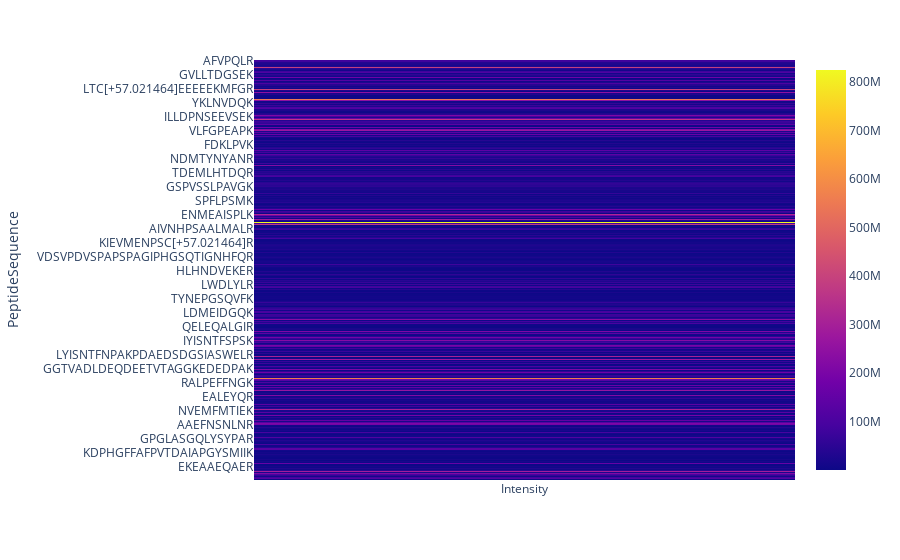

Notebook code cell kept with this figure:
### Code cell
fig.show()

### Figure 1 — Plotly figure (JSON) as saved in the notebook; plotly's stock layout.template omitted (floating-point values rounded to 4 significant figures; data arrays with more than 128 entries replaced by an {"elided": "..."} marker saying what was removed)
{"data": [{"coloraxis": "coloraxis", "hovertemplate": "x: %{x}<br>PeptideSequence: %{y}<br>color: %{z}<extra></extra>", "name": "0", "type": "heatmap", "x": ["Intensity"], "xaxis": "x", "y": {"elided": "6878 str values"}, "yaxis": "y", "z": {"elided": "6878x1 float values"}}], "layout": {"autosize": true, "coloraxis": {"colorscale": [[0, "#0d0887"], [0.1111, "#46039f"], [0.2222, "#7201a8"], [0.3333, "#9c179e"], [0.4444, "#bd3786"], [0.5556, "#d8576b"], [0.6667, "#ed7953"], [0.7778, "#fb9f3a"], [0.8889, "#fdca26"], [1, "#f0f921"]]}, "margin": {"t": 60}, "xaxis": {"anchor": "y", "autorange": true, "domain": [0, 1], "range": [-0.5, 0.5], "type": "category"}, "yaxis": {"anchor": "x", "autorange": true, "domain": [0, 1], "range": [568.5, -0.5], "title": {"text": "PeptideSequence"}, "type": "category"}}}
